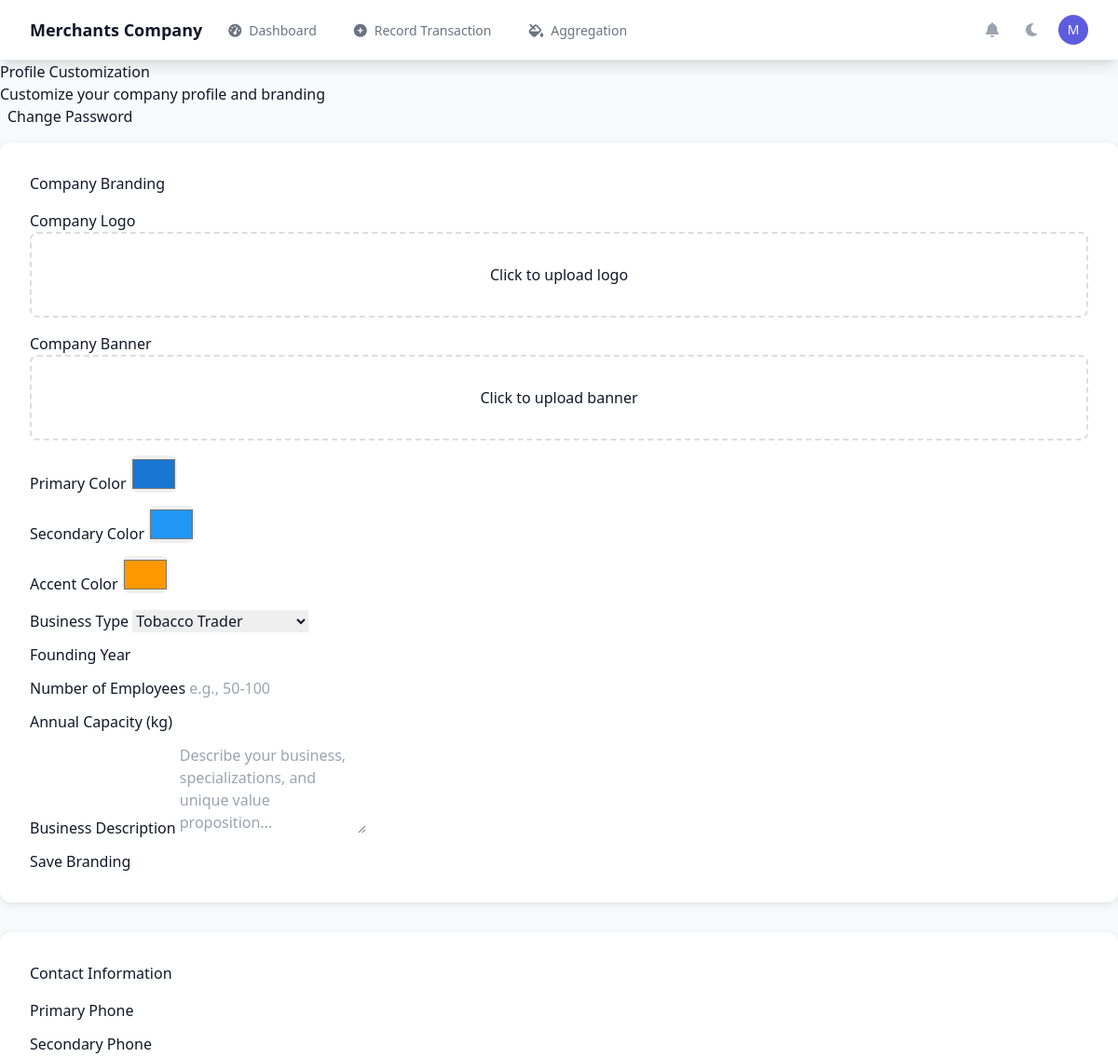
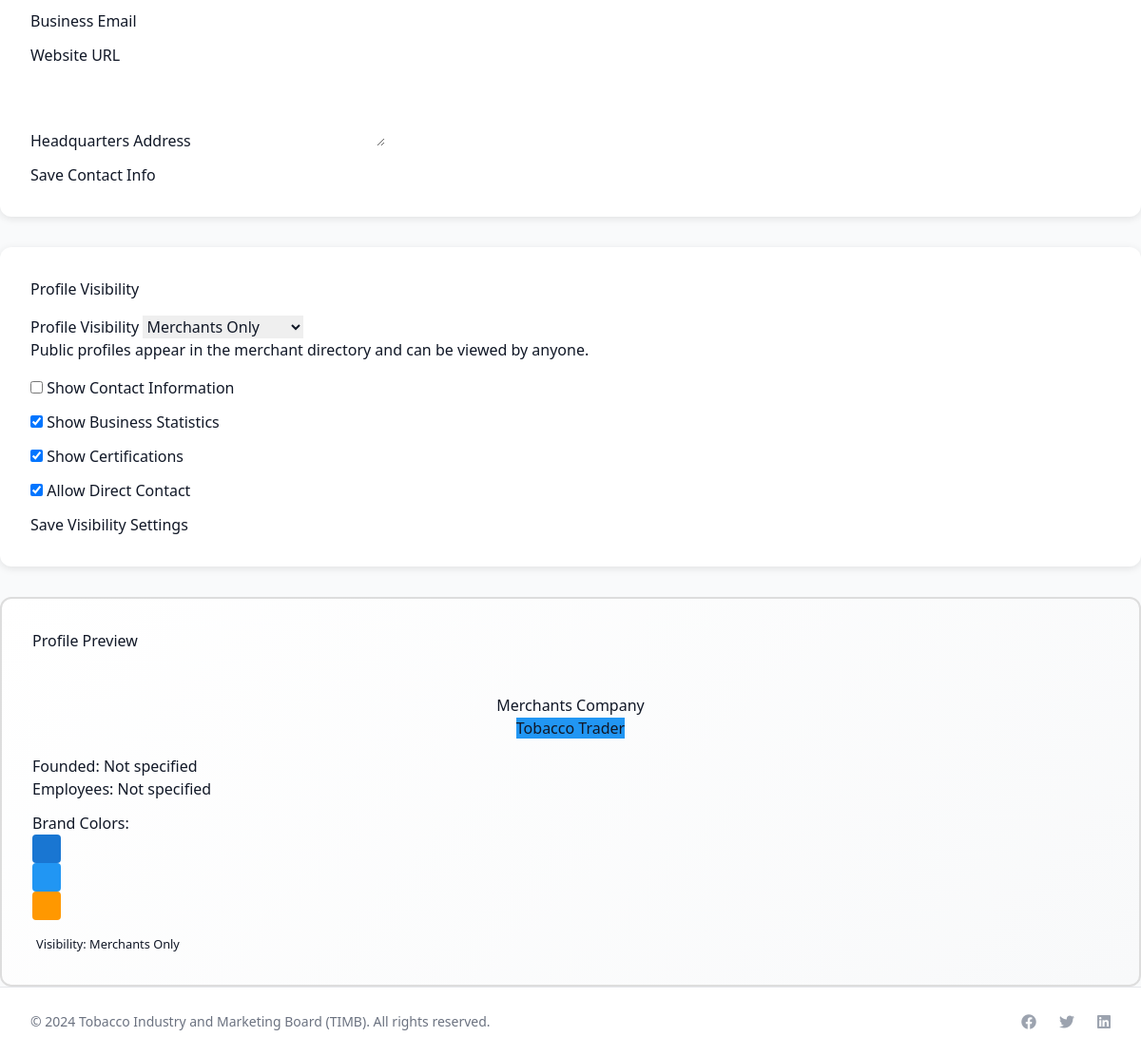
Before: /merchant/profile/customize/ (signed in) with the older database file (2 pictures, top to bottom).
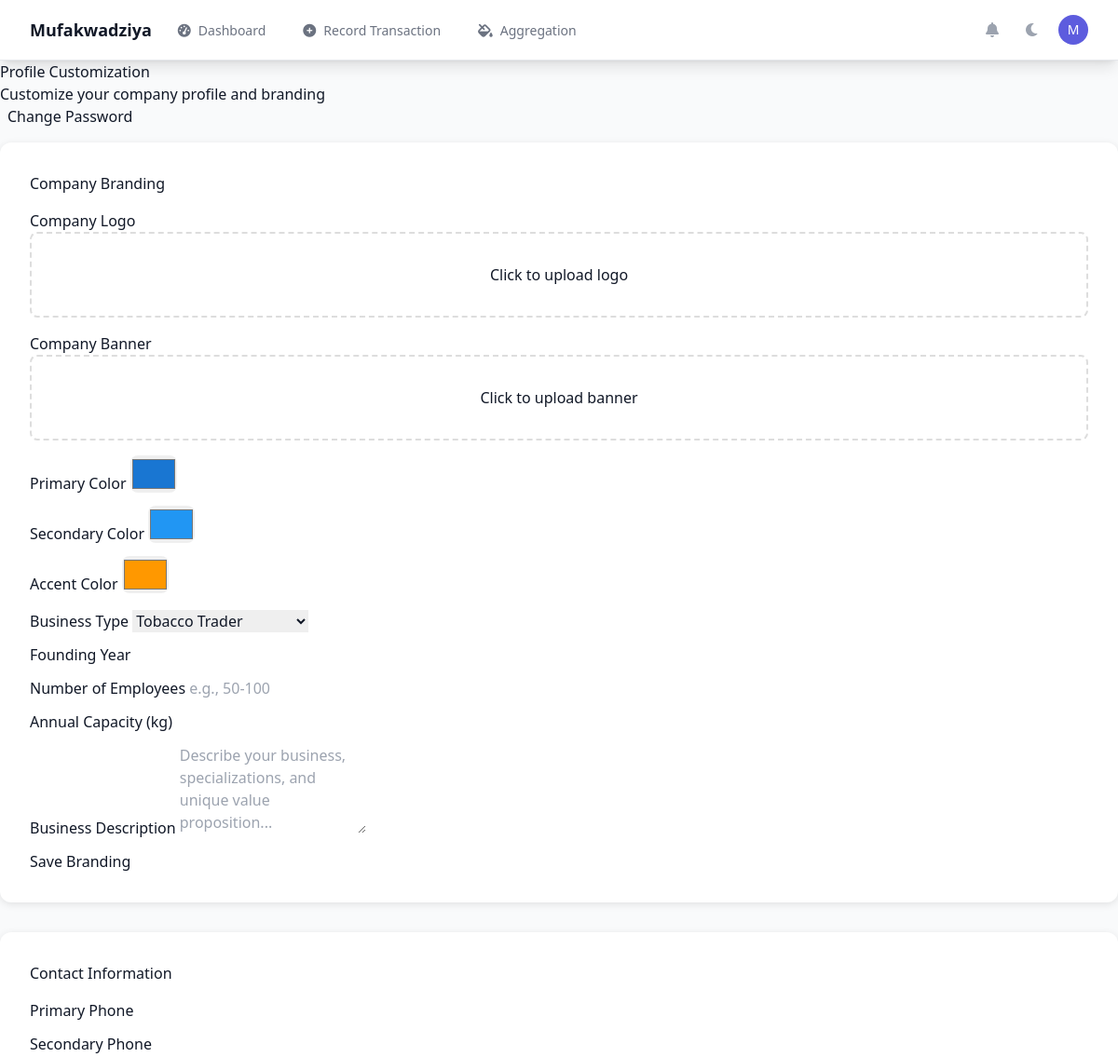
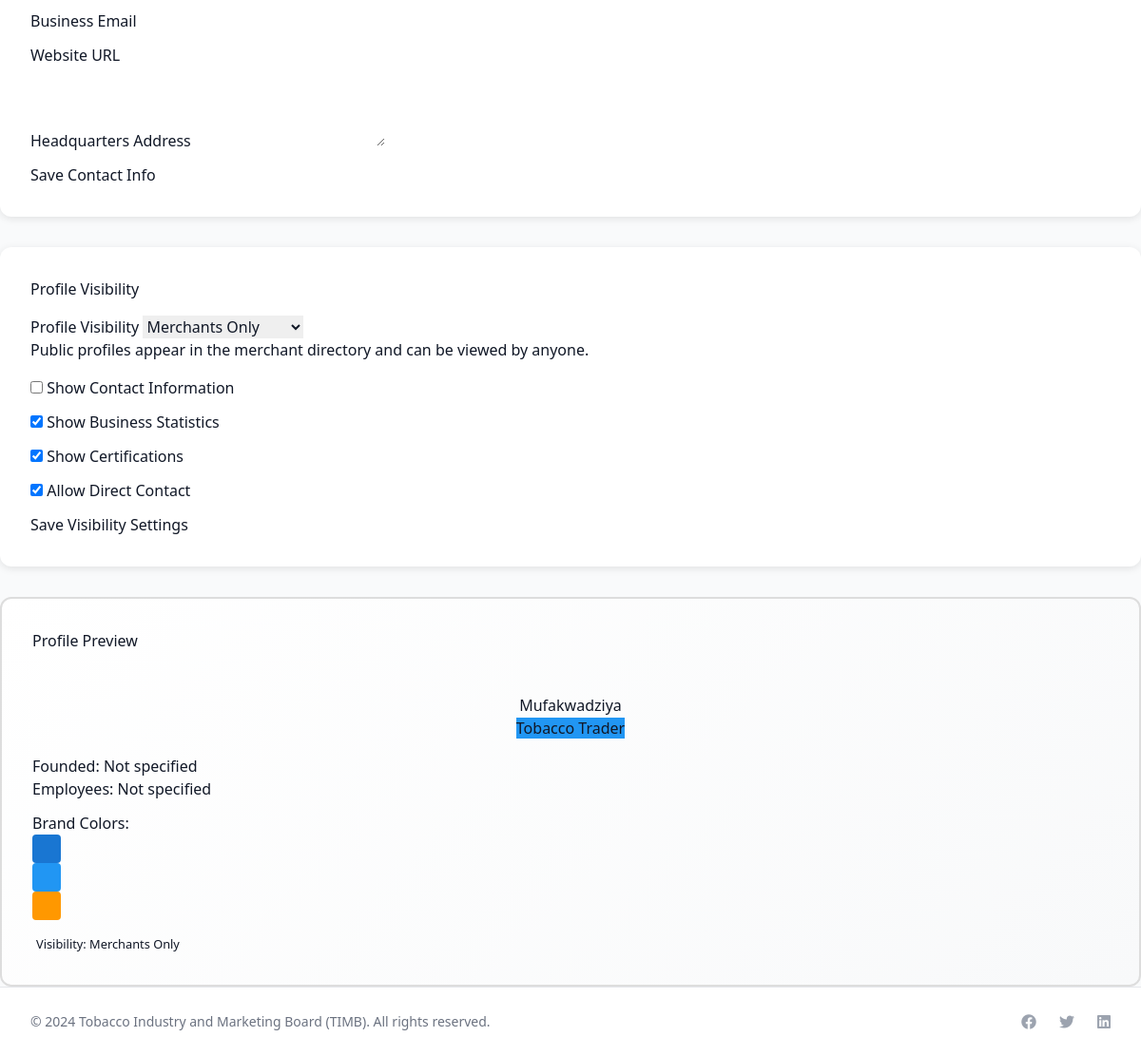
After: the same page with the newer database file (2 pictures, top to bottom).
### authentication/models.py (models this page shows, shortened)
class User(AbstractUser):
    is_timb_staff = models.BooleanField(default=False, help_text='TIMB staff member')
    is_merchant = models.BooleanField(default=False, help_text='Tobacco merchant')
    phone = models.CharField(max_length=20, blank=True)
    national_id = models.CharField(max_length=50, blank=True)
    is_verified = models.BooleanField(default=False)
    verification_token = models.CharField(max_length=100, blank=True)
    verification_sent_at = models.DateTimeField(blank=True, null=True)
    two_factor_enabled = models.BooleanField(default=False)
    backup_codes = models.JSONField(default=list, blank=True)
    login_attempts = models.IntegerField(default=0)
    locked_until = models.DateTimeField(blank=True, null=True)
    last_login_ip = models.GenericIPAddressField(blank=True, null=True)
    last_login_device = models.CharField(max_length=200, blank=True)
    login_history = models.JSONField(default=list, blank=True)
    password_changed_at = models.DateTimeField(auto_now_add=True)
    password_reset_required = models.BooleanField(default=False)
    email_notifications = models.BooleanField(default=True)
    sms_notifications = models.BooleanField(default=False)
    push_notifications = models.BooleanField(default=True)
    class Meta:
        verbose_name = 'User'
        verbose_name_plural = 'Users'
    def get_user_type(self):
        if self.is_superuser:
            return "Administrator"
        elif self.is_timb_staff:
            return "TIMB Staff"
        elif self.is_merchant:
            return "Merchant"
        else:
            return "User"

### timb_dashboard/models.py (models this page shows, shortened)
class Merchant(models.Model):
    user = models.OneToOneField(User, on_delete=models.CASCADE, related_name='merchant_profile')
    company_name = models.CharField(max_length=200, blank=True)
    business_registration_number = models.CharField(max_length=100, blank=True)
    license_number = models.CharField(max_length=100, unique=True)
    license_issue_date = models.DateField(null=True, blank=True)
    license_expiry_date = models.DateField(null=True, blank=True)
    business_address = models.TextField(blank=True)
    business_phone = models.CharField(max_length=20, blank=True)
    business_email = models.EmailField(blank=True)
    website = models.URLField(blank=True)
    bank_name = models.CharField(max_length=100, blank=True)
    bank_account_number = models.CharField(max_length=50, blank=True)
    bank_branch = models.CharField(max_length=100, blank=True)
    annual_trading_volume = models.DecimalField(max_digits=15, decimal_places=2, default=0)
    preferred_grades = models.ManyToManyField('TobaccoGrade', blank=True)
    trading_regions = models.JSONField(default=list, blank=True)
    is_verified = models.BooleanField(default=False)
    is_active = models.BooleanField(default=True)
    verification_date = models.DateTimeField(null=True, blank=True)
    verified_by = models.ForeignKey(settings.AUTH_USER_MODEL, on_delete=models.SET_NULL, null=True, blank=True, related_name='verified_merchants')
    created_at = models.DateTimeField(default=timezone.now)
    updated_at = models.DateTimeField(auto_now=True)
    class Meta:
        db_table = 'timb_merchants'
        ordering = ['company_name', 'user__username']
        indexes = [
            models.Index(fields=['license_number']),
            models.Index(fields=['is_verified', 'is_active']),
            models.Index(fields=['company_name']),
        ]

### merchant_app/views.py (the view, shortened to what this page needs)
# urls.py: path('profile/customize/', views.profile_customization, name='merchant_profile_customization'),
@login_required
def profile_customization(request):
    merchant = getattr(request.user, 'merchant_profile', None)
    profile = None
    if merchant:
        profile, _ = MerchantProfile.objects.get_or_create(merchant=merchant)
    context = {
        'merchant': merchant,
        'profile': profile,
        'business_types': MerchantProfile.BUSINESS_TYPES,
        'visibility_choices': MerchantProfile.VISIBILITY_CHOICES,
    }
    return render(request, 'merchant_app/profile_customization.html', context)

### utils/context_processors.py (called while the page is built)
def global_context(request):
    return {
        'TIMB_SETTINGS': getattr(settings, 'TIMB_SETTINGS', {}),
        'current_time': timezone.now(),
        'system_name': 'TIMB Trading System',
        'system_version': '1.0.0',
    }

### templates/merchant_app/profile_customization.html (shortened to what the changed rows need)
{% extends 'base.html' %}
{% load static %}
{% block content %}
<div class="row mb-4">
    <div class="col-12">
        <div class="d-flex justify-content-between align-items-center">
            <div>
                <h1 class="h3 mb-0">Profile Customization</h1>
            </div>
        </div>
    </div>
</div>
<div class="row">
    <div class="col-lg-4">
        <div class="branding-preview" id="brandingPreview">
            <div class="text-center mb-4">
                {% if profile.company_logo %}
                    <img src="{{ profile.company_logo.url }}" alt="Logo" style="max-height: 80px;" id="previewLogo">
                {% else %}
                    <div class="bg-light rounded p-3" id="previewLogo">
                    </div>
                {% endif %}
                <h5 class="mt-2">{{ merchant.company_name }}</h5>
                <span class="badge" id="businessTypeBadge">{{ profile.get_business_type_display }}</span>
            </div>
        </div>
    </div>
</div>
{% endblock %}

### templates/base.html (shortened to what the changed rows need)
<!DOCTYPE html>
<html lang="en" data-theme="{{ request.theme|default:'timb' }}">
<head>
    <script src="https://cdn.tailwindcss.com"></script>
    <link rel="stylesheet" href="https://cdnjs.cloudflare.com/ajax/libs/font-awesome/6.0.0/css/all.min.css">
</head>
<body class="bg-gray-50 dark:bg-gray-900 text-gray-900 dark:text-gray-100 min-h-screen">
    <nav class="bg-white dark:bg-gray-800 shadow-lg border-b border-gray-200 dark:border-gray-700">
        <div class="max-w-7xl mx-auto px-4 sm:px-6 lg:px-8">
            <div class="flex justify-between h-16">
                <div class="flex">
                    <div class="flex-shrink-0 flex items-center">
                        <a href="{% url 'home' %}" class="flex items-center">
                            {% if user.is_authenticated and user.is_merchant and user.merchant_profile %}
                                <span class="text-lg font-semibold text-gray-900 dark:text-gray-100">{{ user.merchant_profile.company_name }}</span>
                            {% else %}
                                <img class="h-8 w-auto" src="/static/images/timb-logo.png" alt="TIMB">
                            {% endif %}
                        </a>
                    </div>
                </div>
                <div class="hidden sm:ml-6 sm:flex sm:items-center">
                    {% if user.is_authenticated %}
                    <div class="ml-3 relative">
                        <div>
                            <button id="user-menu-btn" class="bg-white dark:bg-gray-800 flex text-sm rounded-full focus:outline-none focus:ring-2 focus:ring-offset-2 focus:ring-primary-500">
                                {% if user.profile.profile_picture %}
                                    <img class="h-8 w-8 rounded-full" src="{{ user.profile.profile_picture.url }}" alt="">
                                {% else %}
                                    <div class="h-8 w-8 rounded-full bg-primary-500 flex items-center justify-center">
                                        <span class="text-sm font-medium text-white">{{ user.first_name.0|default:user.username.0|upper }}</span>
                                    </div>
                                {% endif %}
                            </button>
                        </div>
                    </div>
                    {% else %}
                    <div class="flex space-x-4">
                        <a href="{% url 'login' %}" class="text-gray-500 hover:text-gray-700 px-3 py-2 rounded-md text-sm font-medium">
                            Login
                        </a>
                    </div>
                    {% endif %}
                </div>
            </div>
        </div>
    </nav>
    <main class="flex-1">
        {% block content %}{% endblock %}
    </main>
</body>
</html>

Changed rows visible on the page:
changed User: merchant_profile.company_name "Merchants Company" → "Mufakwadziya"
changed Merchant: company_name "Merchants Company" → "Mufakwadziya"
